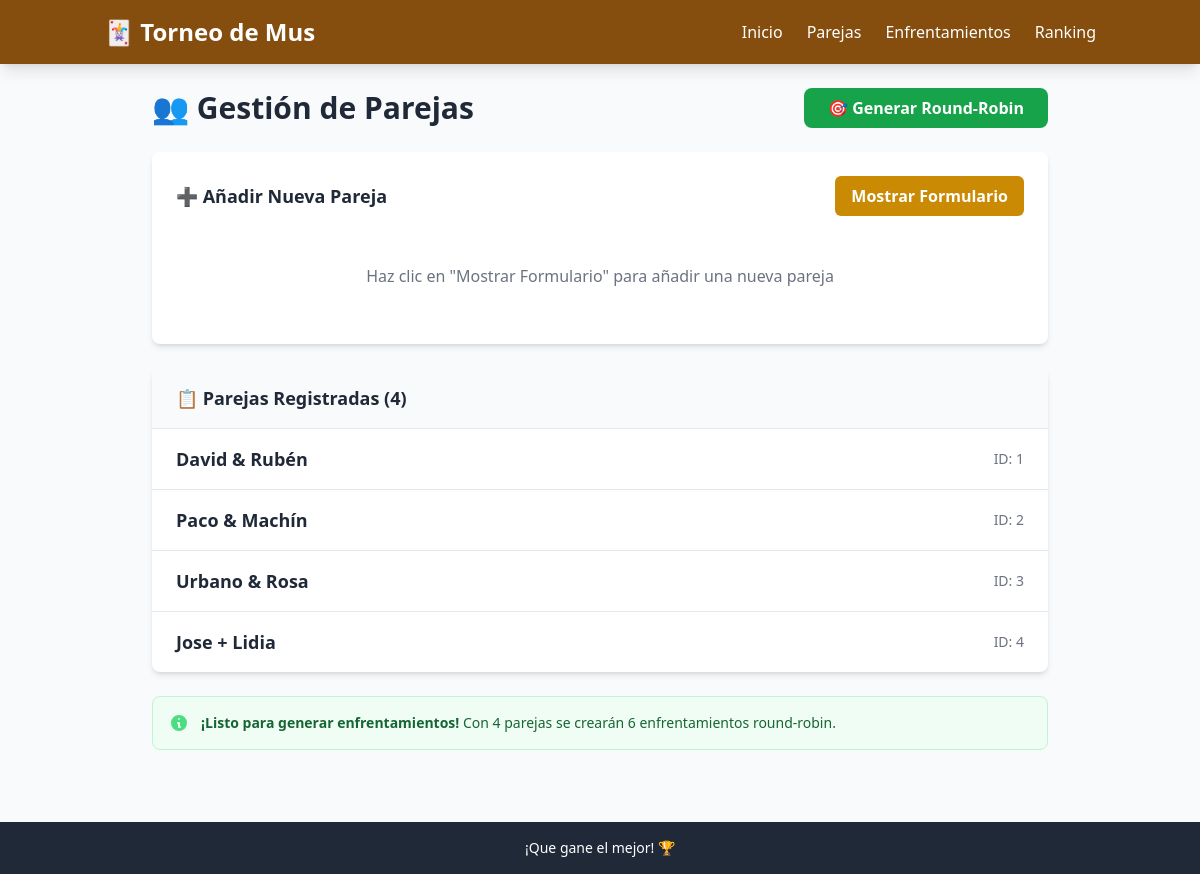
The page /teams on the database its author committed.
### models.py (models this page shows)
class Team(Base):
    __tablename__ = "teams"
    id = Column(Integer, primary_key=True, index=True)
    name = Column(String, unique=True, index=True)
    player1 = Column(String)
    player2 = Column(String)
    created_at = Column(DateTime, server_default=func.now())
    matches_as_team1 = relationship("Match", foreign_keys="[Match.team1_id]", back_populates="team1")
    matches_as_team2 = relationship("Match", foreign_keys="[Match.team2_id]", back_populates="team2")
    won_matches = relationship("Match", foreign_keys="[Match.winner_id]", back_populates="winner")

### main.py (the view)
@app.get("/teams", response_class=HTMLResponse)
def teams_page(request: Request, db: Session = Depends(get_db)):
    teams = db.query(Team).all()
    return templates.TemplateResponse("teams.html", {
        "request": request,
        "teams": teams
    })

### templates/teams.html (shortened to what this page needs)
{% extends "base.html" %}
{% block content %}
<div class="max-w-4xl mx-auto">
    <div class="flex flex-col md:flex-row md:justify-between md:items-center mb-6">
        <h2 class="text-2xl md:text-3xl font-bold text-gray-800 mb-4 md:mb-0">
            👥 Gestión de Parejas
        </h2>
        {% if teams|length >= 2 %}
        <form method="post" action="/generate-matches" class="mb-4 md:mb-0" x-data="adminAuth">
            <button type="submit" @click="requireAuth($event)"
                    class="w-full md:w-auto bg-green-600 hover:bg-green-700 text-white px-6 py-2 rounded-lg font-semibold transition-colors">
                🎯 Generar Round-Robin
            </button>
        </form>
        {% endif %}
    </div>
    <div class="bg-white rounded-lg shadow-md p-6 mb-6" x-data="{ showForm: false }">
        <div class="flex justify-between items-center mb-4">
            <h3 class="text-lg font-semibold text-gray-800">➕ Añadir Nueva Pareja</h3>
            <button @click="showForm = !showForm"
                    class="bg-mus-600 hover:bg-mus-700 text-white px-4 py-2 rounded-md font-semibold transition-colors">
                <span x-show="!showForm">Mostrar Formulario</span>
            </button>
        </div>
        <div x-show="!showForm" class="text-center py-8 text-gray-500">
            <p>Haz clic en "Mostrar Formulario" para añadir una nueva pareja</p>
        </div>
    </div>
    {% if teams %}
    <div class="bg-white rounded-lg shadow-md overflow-hidden">
        <div class="px-6 py-4 bg-gray-50 border-b">
            <h3 class="text-lg font-semibold text-gray-800">
                📋 Parejas Registradas ({{ teams|length }})
            </h3>
        </div>
        <div class="divide-y divide-gray-200">
            {% for team in teams %}
            <div class="px-6 py-4 hover:bg-gray-50 transition-colors">
                <div class="flex flex-col md:flex-row md:justify-between md:items-center">
                    <div class="mb-2 md:mb-0">
                        <h4 class="text-lg font-semibold text-gray-800">{{ team.name }}</h4>
                    </div>
                    <div class="text-sm text-gray-500">
                        ID: {{ team.id }}
                    </div>
                </div>
            </div>
            {% endfor %}
        </div>
    </div>
    {% if teams|length >= 2 %}
    <div class="mt-6 bg-green-50 border border-green-200 rounded-lg p-4">
        <div class="flex items-start">
            <div class="flex-shrink-0">
                <svg class="w-5 h-5 text-green-400" fill="currentColor" viewBox="0 0 20 20">
                    <path fill-rule="evenodd" d="M18 10a8 8 0 11-16 0 8 8 0 0116 0zm-7-4a1 1 0 11-2 0 1 1 0 012 0zM9 9a1 1 0 000 2v3a1 1 0 001 1h1a1 1 0 100-2v-3a1 1 0 00-1-1H9z" clip-rule="evenodd"></path>
                </svg>
            </div>
            <div class="ml-3">
                <p class="text-sm text-green-800">
                    <strong>¡Listo para generar enfrentamientos!</strong>
                    Con {{ teams|length }} parejas se crearán {{ (teams|length * (teams|length - 1)) // 2 }} enfrentamientos round-robin.
                </p>
            </div>
        </div>
    </div>
    {% endif %}
    {% endif %}
</div>
{% endblock %}

### rows shown on the page
Team: name "David & Rubén", id "1"
Team: name "Paco & Machín", id "2"
Team: name "Urbano & Rosa", id "3"
Team: name "Jose + Lidia", id "4"

### other values the page prints
{{ teams|length }} "4"
{{ (teams|length * (teams|length - 1)) // 2 }} "6"
